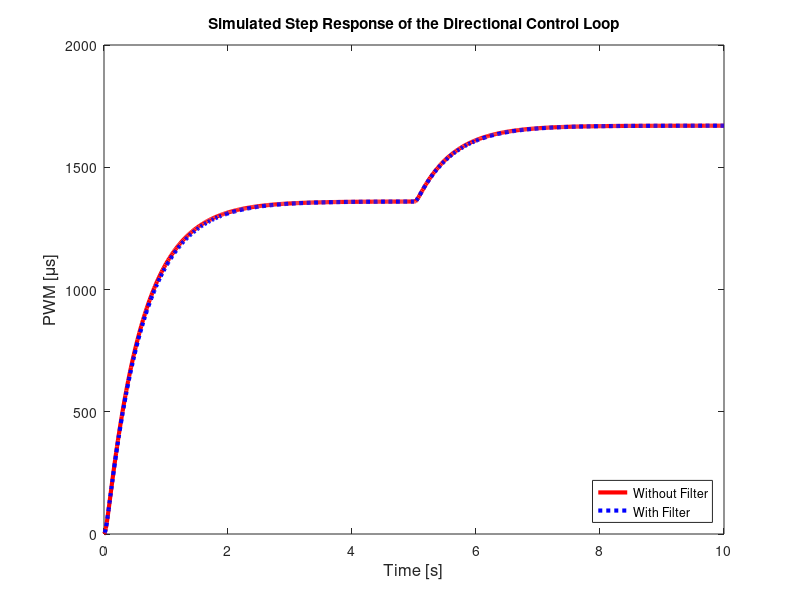

Recreate this plot in MATLAB.
close all;
clear all;
clc;



v= 1.4
Ks = 0.5149 * v - 0.1925
%offset = 1360 + 270

 %csvwrite('Filtersimulation.csv',ScopeData);
 %datasim = csvread('sim1.csv');
% 
% Data1 = csvread('stepResponse1670.csv');
% Data2 = csvread('stepResponse1670.2.csv');
 FilterSim = csvread('Filtersimulation.csv');
% Datasim = csvread('sim1.csv');
% 
    time = FilterSim(:,1);
    Data1 = FilterSim(:,2);
    Data2 = FilterSim(:,3);
    
% 
% time   = Data1(:,1);
% angle  = Data1(:,2);
% time2  = Data2(:,1);
% angle2 = Data2(:,2);
% timesim  = Datasim(:,1)*1000;
% anglesim = Datasim(:,2);
% 
% hold;
% P1 = scatter(time,angle,'b');
% P2 = scatter(time2,angle2,'g');
% Psim = plot(timesim,anglesim,'LineWidth',2,'color','r');
%
    
    plot(time,Data2, 'linewidth', 3,'color', 'r');
    hold;
    plot(time,Data1,'linewidth', 3, 'color', 'b', 'Linestyle', ':');

% 
% xlim([2000 10000]);
% ylim([-50 150]);
% 
 title('Simulated Step Response of the Directional Control Loop')
 xlabel('Time [s]', 'fontsize', 12)
 ylabel('PWM [\mus]', 'fontsize', 12)
% 
 legend('Without Filter', 'With Filter','Simulation','Location', 'southeast' )
% grid on
% set(gca,'GridLineStyle',':', 'GridColor', 'k', 'GridAlpha', .6)
